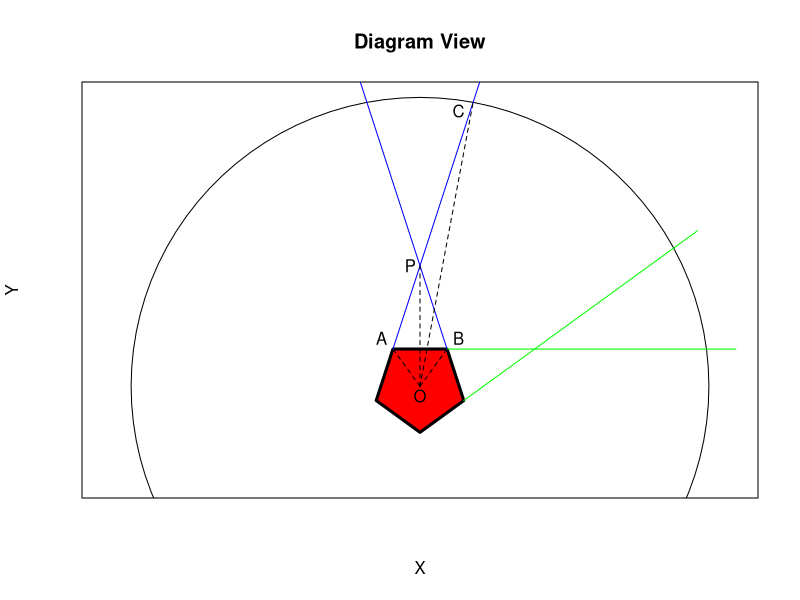

This chart was generated by the following R code:
# Question from Bent, Winter 2004
#
#     Assume the Pentagon building,
#     near Washington, DC, is situated on
#     a flat plane with no restrictions in
#     visibility. If you are situated at a
#     random point at ground level exactly
#     6 km from the center of the Pentagon,
#     what is the probability that you
#     can see three sides of the building?
#     Assume the length of a side of the
#     Pentagon is 281 m.
# 
#     -- Paul A. Sabatino, NY M'83

# Let us use polar coordinates to calculation location of points
# on the pentagon.

# Pentagon
# Length of a side: L = 2*R*sin(dtheta/2)
# Need to scale this to 281 meters
#
# So: need R = L/(2*sin(dtheta/2))
#
L=281
nsides = 5
dtheta = 2*pi/nsides
rotation=-pi/2
radius=L/(2*sin(dtheta/2))

theta = (0:4)*dtheta+rotation
x=radius*cos(theta)
y=radius*sin(theta)

# Large circle - polygon approximation
radius2=1500
nsides2=100
theta2=(0:(nsides2-1))*2*pi/nsides2
x2=radius2*cos(theta2)
y2=radius2*sin(theta2)

# Set up the plot view
### For full view, radius2 = 6km
### plot(x2,y2,type='n',asp=1,xlab='X',ylab='Y',main='Full View')
###
### For zoom view, radius2 = 1500m
### For showing two pie slices need to shift the xlim by 500
### in order to see the circle on the right so use limits
### of xlim=c(-500,1500)
plot(x2,y2,type='n',asp=1,xlab='X',ylab='Y',main='Diagram View',
    ylim=c(-500,1500),
    xlim=c(-1000,1000),
    xaxt="n",
    yaxt="n")

### For inifinity - radius2 = 50km
### plot(x2,y2,type='n',asp=1,xlab='X',ylab='Y',main='Infinity View')

# Plot the pentagon and large circle
polygon(x,y,col='red',lwd=3)
polygon(x2,y2)

# Need to calculate extensions on two of the sides of the
# pentagon to project them out to the circle to visualize
# the angle where three walls of pentagon may be seen.
#
# One line starts at x[3],y[3], angle=pi-dtheta
# Another line starts at x[4],y[4], angle=dtheta

# First extension
x3=c(x[3],x[3]+radius2*cos(pi-dtheta))
y3=c(y[3],y[3]+radius2*sin(pi-dtheta))
lines(x3,y3,col='blue')

# Second extension
x4=c(x[4],x[4]+radius2*cos(dtheta))
y4=c(y[4],y[4]+radius2*sin(dtheta))
lines(x4,y4,col='blue')

# Make a second set of projections to show the next region where
# three sides are visible.
# First extension - second side
x5=c(x[3],x[3]+radius2*cos(0))
y5=c(y[3],y[3]+radius2*sin(0))
lines(x5,y5,col='green')

# Second extension - second side
# angle is pi/2-(pi-dtheta)/2 = dtheta/2
x6=c(x[2],x[2]+radius2*cos(dtheta/2))
y6=c(y[2],y[2]+radius2*sin(dtheta/2))
lines(x6,y6,col='green')

#
# Add annotations to show the triangles needed to solve
# the problem.  Unfortunately, I had to solve the problem
# to determine the coordinates for the drawing I wanted
# to use to solve the problem...
r1=radius
p=r1*cos(dtheta/2)+L/2*tan(dtheta)
x7=c(0,0)
y7=c(0,p)
lines(x7,y7,lty='dashed')

text(-50,p,"P")
text(-200,250,"A")
text( 200,250,"B")
text(   0,-50,"O")
text( 200,1430,"C")

# Radial lines inside the pentagon showing one pie slice
lines(c(0,x[3]),c(0,y[3]),lty='dashed')
lines(c(0,x[4]),c(0,y[4]),lty='dashed')


# After solving the problem the central half-angle is known
# and used here to make the plot.  Add a radial line from the center
# to the outside edge of the circle
#
# Unfortunately, this makes for a lousy picture since you can't
# see the angles at the full scale.  Needed to solve this a second
# time for the smaller viewing radius.
r2=radius2
alpha=pi/2+dtheta
beta=asin(p/r2*sin(alpha))
delta=pi-(alpha+beta)
### delta=10.5927/180*pi
x8=c(0,r2*sin(delta))
y8=c(0,r2*cos(delta))
lines(x8,y8,lty='dashed')

